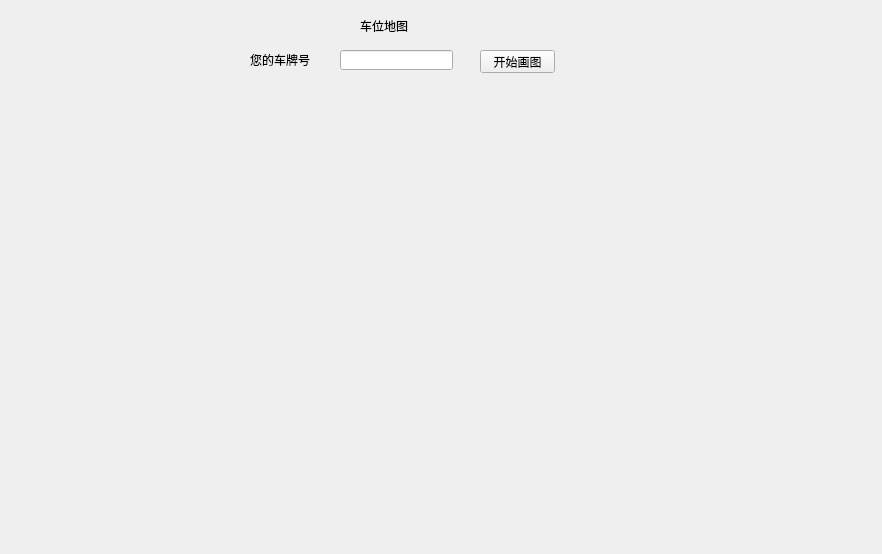
<?xml version="1.0" encoding="UTF-8"?>
<ui version="4.0">
 <class>drawMap</class>
 <widget class="QWidget" name="drawMap">
  <property name="geometry">
   <rect>
    <x>0</x>
    <y>0</y>
    <width>882</width>
    <height>554</height>
   </rect>
  </property>
  <property name="windowTitle">
   <string>Form</string>
  </property>
  <widget class="QLabel" name="label">
   <property name="geometry">
    <rect>
     <x>360</x>
     <y>-10</y>
     <width>111</width>
     <height>71</height>
    </rect>
   </property>
   <property name="styleSheet">
    <string notr="true">font: 57 14pt &quot;思源黑體 香港 Medium&quot;;</string>
   </property>
   <property name="text">
    <string>车位地图</string>
   </property>
  </widget>
  <widget class="QLineEdit" name="plate">
   <property name="geometry">
    <rect>
     <x>340</x>
     <y>50</y>
     <width>113</width>
     <height>20</height>
    </rect>
   </property>
  </widget>
  <widget class="QLabel" name="label_2">
   <property name="geometry">
    <rect>
     <x>250</x>
     <y>50</y>
     <width>81</width>
     <height>20</height>
    </rect>
   </property>
   <property name="styleSheet">
    <string notr="true">font: 11pt &quot;苹方 特粗&quot;;</string>
   </property>
   <property name="text">
    <string>您的车牌号</string>
   </property>
  </widget>
  <widget class="QPushButton" name="drawBtn">
   <property name="geometry">
    <rect>
     <x>480</x>
     <y>50</y>
     <width>75</width>
     <height>23</height>
    </rect>
   </property>
   <property name="text">
    <string>开始画图</string>
   </property>
  </widget>
 </widget>
 <resources/>
 <connections/>
</ui>
